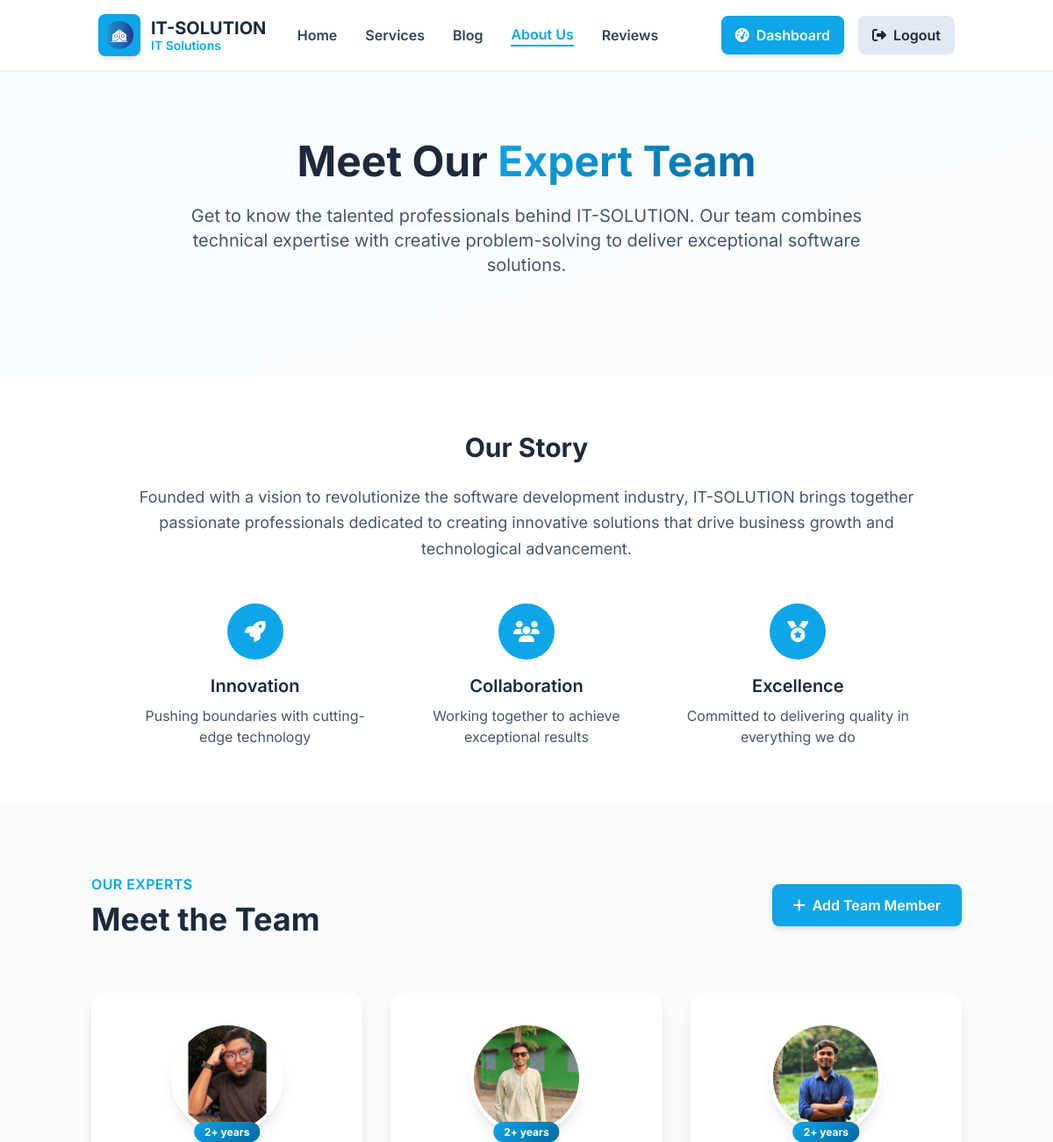
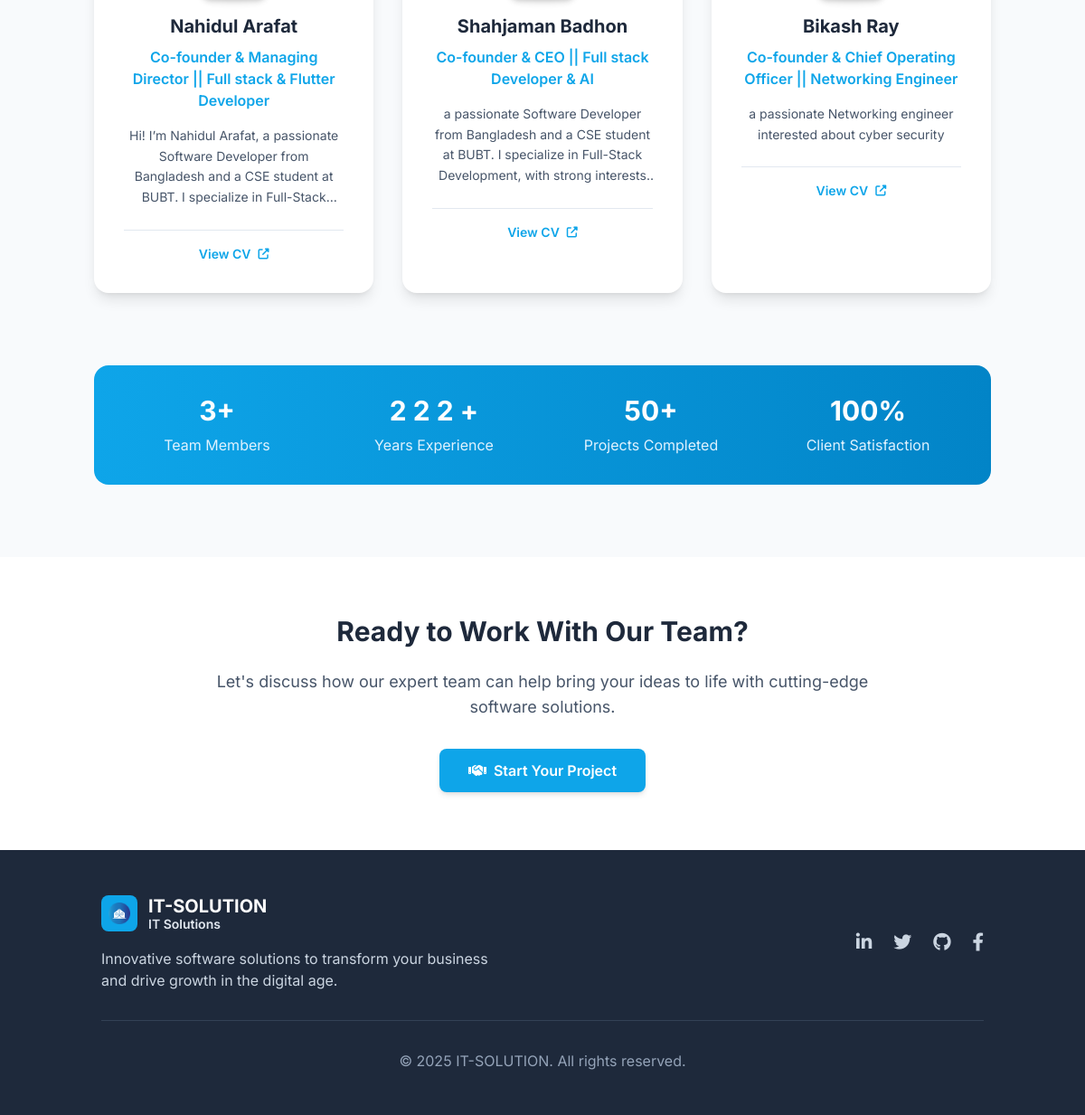
Screenshot of /about-us/ (signed in) with the database file from the repository (2 pictures, top to bottom).
### protfolio/models.py (models this page shows, shortened)
class Developer(models.Model):
    name = models.CharField(max_length=100)
    position = models.CharField(max_length=100)
    experience = models.PositiveIntegerField()
    image = models.ImageField(upload_to='developers/')
    bio = models.TextField()
    cv_url = models.URLField(blank=True)

### protfolio/views.py (the view)
# urls.py: path('about-us/', views.about_us_page, name='about_us'),
def about_us_page(request):
    developers = Developer.objects.all()
    return render(request, 'about_us.html', {'developers': developers})

### templates/about_us.html (shortened to what this page needs)
{% load static %}
<!DOCTYPE html>
<html lang="en">
<head>
    <script src="https://cdn.tailwindcss.com/3.4.3"></script>
    <link rel="stylesheet" href="https://cdnjs.cloudflare.com/ajax/libs/font-awesome/6.4.0/css/all.min.css">
    <link href="https://unpkg.com/aos@2.3.1/dist/aos.css" rel="stylesheet">
</head>
<body class="bg-white dark:bg-accent-900 text-accent-800 dark:text-accent-100 font-sans transition-colors duration-300">
    <header class="glass-effect fixed w-full z-50 shadow-sm">
        <nav class="container mx-auto px-6 py-4 flex justify-between items-center">
            <a href="{% url 'home' %}" class="flex items-center space-x-3 group">
                <div class="p-2 bg-primary-500 rounded-lg group-hover:bg-primary-600 transition-colors shadow-md">
                    <img class="w-8 h-8" src="{% static 'images/logo.png' %}" alt="IT-SOLUTION Logo">
                </div>
                <div>
                    <span class="text-xl font-bold text-accent-800 dark:text-white block">IT-SOLUTION</span>
                    <span class="text-primary-500 font-semibold text-sm -mt-1 block">IT Solutions</span>
                </div>
            </a>
            <div class="hidden md:flex items-center space-x-8 font-medium">
                <a href="{% url 'home' %}" class="nav-link text-accent-700 dark:text-accent-200 hover:text-primary-500 font-semibold">Home</a>
                <a href="{% url 'services' %}" class="nav-link text-accent-700 dark:text-accent-200 hover:text-primary-500 font-semibold">Services</a>
                <a href="{% url 'blog' %}" class="nav-link text-accent-700 dark:text-accent-200 hover:text-primary-500 font-semibold">Blog</a>
                <a href="{% url 'about_us' %}" class="nav-link text-primary-500 font-semibold border-b-2 border-primary-500">About Us</a>
                <a href="{% url 'review_page' %}" class="nav-link text-accent-700 dark:text-accent-200 hover:text-primary-500 font-semibold">Reviews</a>
            </div>
            <div class="flex items-center space-x-4">
                <button id="theme-toggle" type="button"
                    class="text-accent-500 dark:text-accent-400 hover:bg-accent-100 dark:hover:bg-accent-800
                    focus:outline-none focus:ring-2 focus:ring-primary-500 rounded-lg p-2.5 transition-colors">
                </button>
                {% if user.is_authenticated %}
                    {% if user.profile.role == 'SUPERADMIN' %}
                        <a href="{% url 'dashboard' %}"
                           class="bg-primary-500 hover:bg-primary-600 text-white px-4 py-2.5 rounded-lg font-semibold transition-all shadow-md hover:shadow-lg flex items-center">
                            <i class="fas fa-tachometer-alt mr-2"></i>Dashboard
                        </a>
                    {% endif %}
                    <a href="{% url 'logout' %}"
                       class="bg-accent-200 hover:bg-accent-300 text-accent-800 dark:bg-accent-700 dark:hover:bg-accent-600 dark:text-accent-100 px-4 py-2.5 rounded-lg font-semibold transition-all flex items-center">
                        <i class="fas fa-sign-out-alt mr-2"></i>Logout
                    </a>
                {% else %}
                    <a href="{% url 'login' %}"
                       class="bg-primary-500 hover:bg-primary-600 text-white px-6 py-2.5 rounded-lg font-semibold transition-all shadow-md hover:shadow-lg flex items-center">
                        <i class="fas fa-sign-in-alt mr-2"></i>Login
                    </a>
                {% endif %}
            </div>
        </nav>
    </header>
    <main class="pt-20">
        <section class="relative py-20 bg-gradient-to-br from-primary-50 to-accent-50 dark:from-accent-800 dark:to-accent-900 overflow-hidden">
            <div class="absolute inset-0 bg-white/50 dark:bg-black/20"></div>
            <div class="relative container mx-auto px-4 text-center">
                <h1 class="text-4xl md:text-5xl font-bold mb-6 text-accent-800 dark:text-white" data-aos="fade-up">
                    Meet Our <span class="gradient-text">Expert Team</span>
                </h1>
                <p class="text-xl text-accent-600 dark:text-accent-300 max-w-3xl mx-auto mb-8" data-aos="fade-up" data-aos-delay="200">
                    Get to know the talented professionals behind IT-SOLUTION. Our team combines technical expertise
                    with creative problem-solving to deliver exceptional software solutions.
                </p>
            </div>
        </section>
        <section class="py-16 bg-white dark:bg-accent-900">
            <div class="container mx-auto px-4">
                <div class="max-w-4xl mx-auto text-center" data-aos="fade-up">
                    <h2 class="text-3xl font-bold text-accent-800 dark:text-white mb-6">Our Story</h2>
                    <p class="text-lg text-accent-600 dark:text-accent-300 leading-relaxed mb-8">
                        Founded with a vision to revolutionize the software development industry, IT-SOLUTION brings together
                        passionate professionals dedicated to creating innovative solutions that drive business growth and
                        technological advancement.
                    </p>
                    <div class="grid grid-cols-1 md:grid-cols-3 gap-8 mt-12">
                        <div class="text-center" data-aos="fade-up" data-aos-delay="100">
                            <div class="w-16 h-16 bg-primary-500 rounded-full flex items-center justify-center mx-auto mb-4">
                                <i class="fas fa-rocket text-white text-2xl"></i>
                            </div>
                            <h3 class="text-xl font-semibold text-accent-800 dark:text-white mb-2">Innovation</h3>
                            <p class="text-accent-600 dark:text-accent-300">Pushing boundaries with cutting-edge technology</p>
                        </div>
                        <div class="text-center" data-aos="fade-up" data-aos-delay="200">
                            <div class="w-16 h-16 bg-primary-500 rounded-full flex items-center justify-center mx-auto mb-4">
                                <i class="fas fa-users text-white text-2xl"></i>
                            </div>
                            <h3 class="text-xl font-semibold text-accent-800 dark:text-white mb-2">Collaboration</h3>
                            <p class="text-accent-600 dark:text-accent-300">Working together to achieve exceptional results</p>
                        </div>
                        <div class="text-center" data-aos="fade-up" data-aos-delay="300">
                            <div class="w-16 h-16 bg-primary-500 rounded-full flex items-center justify-center mx-auto mb-4">
                                <i class="fas fa-medal text-white text-2xl"></i>
                            </div>
                            <h3 class="text-xl font-semibold text-accent-800 dark:text-white mb-2">Excellence</h3>
                            <p class="text-accent-600 dark:text-accent-300">Committed to delivering quality in everything we do</p>
                        </div>
                    </div>
                </div>
            </div>
        </section>
        <section class="py-20 bg-accent-50 dark:bg-accent-800 overflow-hidden">
            <div class="container mx-auto px-4">
                <div class="flex flex-col md:flex-row justify-between items-center mb-16" data-aos="fade-up">
                    <div class="text-center md:text-left mb-6 md:mb-0">
                        <span class="text-primary-500 font-semibold tracking-wide uppercase">Our Experts</span>
                        <h2 class="text-3xl md:text-4xl font-bold mt-2 text-accent-800 dark:text-white">Meet the Team</h2>
                    </div>
                    {% if user.is_authenticated and user.profile.role == 'SUPERADMIN' %}
                    <a href="{% url 'developer_create' %}"
                       class="bg-primary-500 hover:bg-primary-600 text-white font-semibold py-3 px-6 rounded-lg transition-all duration-300 shadow-md hover:shadow-lg flex items-center">
                        <i class="fas fa-plus mr-2"></i> Add Team Member
                    </a>
                    {% endif %}
                </div>
                <div class="grid grid-cols-1 sm:grid-cols-2 lg:grid-cols-3 gap-8">
                    {% for dev in developers %}
                    <div class="team-card bg-white dark:bg-accent-700 p-8 rounded-2xl shadow-lg text-center relative group"
                         data-aos="fade-up" data-aos-delay="{{ forloop.counter0|add:1 }}00">
                        <div class="relative mb-6">
                            <div class="w-32 h-32 mx-auto rounded-full overflow-hidden border-4 border-white dark:border-accent-600 shadow-lg">
                                <img src="{{ dev.image.url }}" alt="{{ dev.name }}"
                                     class="w-full h-full object-cover profile-image">
                            </div>
                            <div class="absolute -bottom-2 left-1/2 transform -translate-x-1/2">
                                <span class="experience-badge text-white text-xs font-bold py-1 px-3 rounded-full shadow-md">
                                    {{ dev.experience }}+ years
                                </span>
                            </div>
                        </div>
                        <h3 class="text-xl font-bold text-accent-800 dark:text-white mb-2 group-hover:text-primary-500 transition-colors">
                            {{ dev.name }}
                        </h3>
                        <p class="text-primary-500 font-semibold mb-4">{{ dev.position }}</p>
                        <div class="text-accent-600 dark:text-accent-300 text-sm leading-relaxed mb-6 line-clamp-4">
                            {{ dev.bio|safe|truncatewords:30 }}
                        </div>
                        <div class="flex justify-center space-x-4 pt-4 border-t border-accent-200 dark:border-accent-600">
                            {% if dev.cv_url %}
                            <a href="{{ dev.cv_url }}" target="_blank"
                               class="text-primary-500 hover:text-primary-600 font-semibold text-sm flex items-center group/link">
                                View CV
                                <i class="fas fa-external-link-alt ml-2 text-xs"></i>
                            </a>
                            {% endif %}
                        </div>
                    </div>
                    {% endfor %}
                </div>
                <div class="mt-20" data-aos="fade-up">
                    <div class="bg-gradient-to-r from-primary-500 to-primary-600 rounded-2xl p-8 text-center text-white">
                        <div class="grid grid-cols-2 md:grid-cols-4 gap-8">
                            <div>
                                <div class="text-3xl font-bold mb-2">{{ developers|length }}+</div>
                                <div class="text-primary-100">Team Members</div>
                            </div>
                            <div>
                                <div class="text-3xl font-bold mb-2">
                                    {% with total_exp=0 %}
                                        {% for dev in developers %}
                                            {% widthratio dev.experience 1 1 as exp %}
                                            {{ exp|add:total_exp }}
                                        {% endfor %}
                                    {% endwith %}+
                                </div>
                                <div class="text-primary-100">Years Experience</div>
                            </div>
                            <div>
                                <div class="text-3xl font-bold mb-2">50+</div>
                                <div class="text-primary-100">Projects Completed</div>
                            </div>
                            <div>
                                <div class="text-3xl font-bold mb-2">100%</div>
                                <div class="text-primary-100">Client Satisfaction</div>
                            </div>
                        </div>
                    </div>
                </div>
            </div>
        </section>
        <section class="py-16 bg-white dark:bg-accent-900">
            <div class="container mx-auto px-4 text-center">
                <div class="max-w-3xl mx-auto" data-aos="fade-up">
                    <h2 class="text-3xl font-bold text-accent-800 dark:text-white mb-6">Ready to Work With Our Team?</h2>
                    <p class="text-lg text-accent-600 dark:text-accent-300 mb-8">
                        Let's discuss how our expert team can help bring your ideas to life with cutting-edge software solutions.
                    </p>
                    <a href="{% url 'services' %}"
                       class="bg-primary-500 hover:bg-primary-600 text-white font-semibold py-3 px-8 rounded-lg transition-all duration-300 shadow-md hover:shadow-lg inline-flex items-center">
                        <i class="fas fa-handshake mr-2"></i> Start Your Project
                    </a>
                </div>
            </div>
        </section>
    </main>
    <footer class="bg-accent-800 text-accent-200 py-12">
        <div class="container mx-auto px-6">
            <div class="flex flex-col md:flex-row justify-between items-center">
                <div class="mb-6 md:mb-0">
                    <a href="{% url 'home' %}" class="flex items-center space-x-3">
                        <div class="p-2 bg-primary-500 rounded-lg">
                            <img class="w-6 h-6" src="{% static 'images/logo.png' %}" alt="IT-SOLUTION Logo">
                        </div>
                        <div>
                            <span class="text-xl font-bold text-white block">IT-SOLUTION</span>
                            <span class="text-primary-400 font-semibold text-sm -mt-1 block">IT Solutions</span>
                        </div>
                    </a>
                    <p class="mt-4 text-accent-300 max-w-md">Innovative software solutions to transform your business and drive growth in the digital age.</p>
                </div>
                <div class="flex space-x-6">
                    <a href="#" class="text-accent-300 hover:text-white transition-colors">
                        <i class="fab fa-linkedin-in text-xl"></i>
                    </a>
                    <a href="#" class="text-accent-300 hover:text-white transition-colors">
                        <i class="fab fa-twitter text-xl"></i>
                    </a>
                    <a href="#" class="text-accent-300 hover:text-white transition-colors">
                        <i class="fab fa-github text-xl"></i>
                    </a>
                    <a href="#" class="text-accent-300 hover:text-white transition-colors">
                        <i class="fab fa-facebook-f text-xl"></i>
                    </a>
                </div>
            </div>
            <div class="border-t border-accent-700 mt-8 pt-8 text-center text-accent-400">
                <p>&copy; {% now "Y" %} IT-SOLUTION. All rights reserved.</p>
            </div>
        </div>
    </footer>
</body>
</html>

### templates/about_us.html (style rules this page uses)
.glass-effect { background: rgba(255, 255, 255, 0.95); backdrop-filter: blur(10px); border-bottom: 1px solid rgba(0, 0, 0, 0.1); }
.team-card { transition: transform 0.3s ease, box-shadow 0.3s ease; border: 1px solid transparent; }
.nav-link { position: relative; }
.nav-link::after { content: ''; position: absolute; width: 0; height: 2px; bottom: -4px; left: 0; background-color: #0ea5e9; transition: width 0.3s ease; }
.gradient-text { background: linear-gradient(135deg, #0ea5e9 0%, #0369a1 100%); -webkit-background-clip: text; -webkit-text-fill-color: transparent; background-clip: text; }
.profile-image { transition: transform 0.3s ease; }
.experience-badge { background: linear-gradient(135deg, #0ea5e9 0%, #0369a1 100%); }

### rows the page displays
Developer: image (picture), experience "2", name "Nahidul Arafat", position "Co-founder & Managing Director || Full stack & Flutter Developer", bio "Hi! I’m Nahidul Arafat, a passionate Software Developer from Bangladesh and a CSE student at BUBT. I specialize in…"
Developer: image (picture), experience "2", name "Shahjaman Badhon", position "Co-founder & CEO || Full stack Developer & AI", bio "a passionate Software Developer from Bangladesh and a CSE student at BUBT. I specialize in Full-Stack Development, with strong…"
Developer: image (picture), experience "2", name "Bikash Ray", position "Co-founder & Chief Operating Officer || Networking Engineer", bio "a passionate Networking engineer interested about cyber security"

### other values shown
{{ developers|length }} "3"
